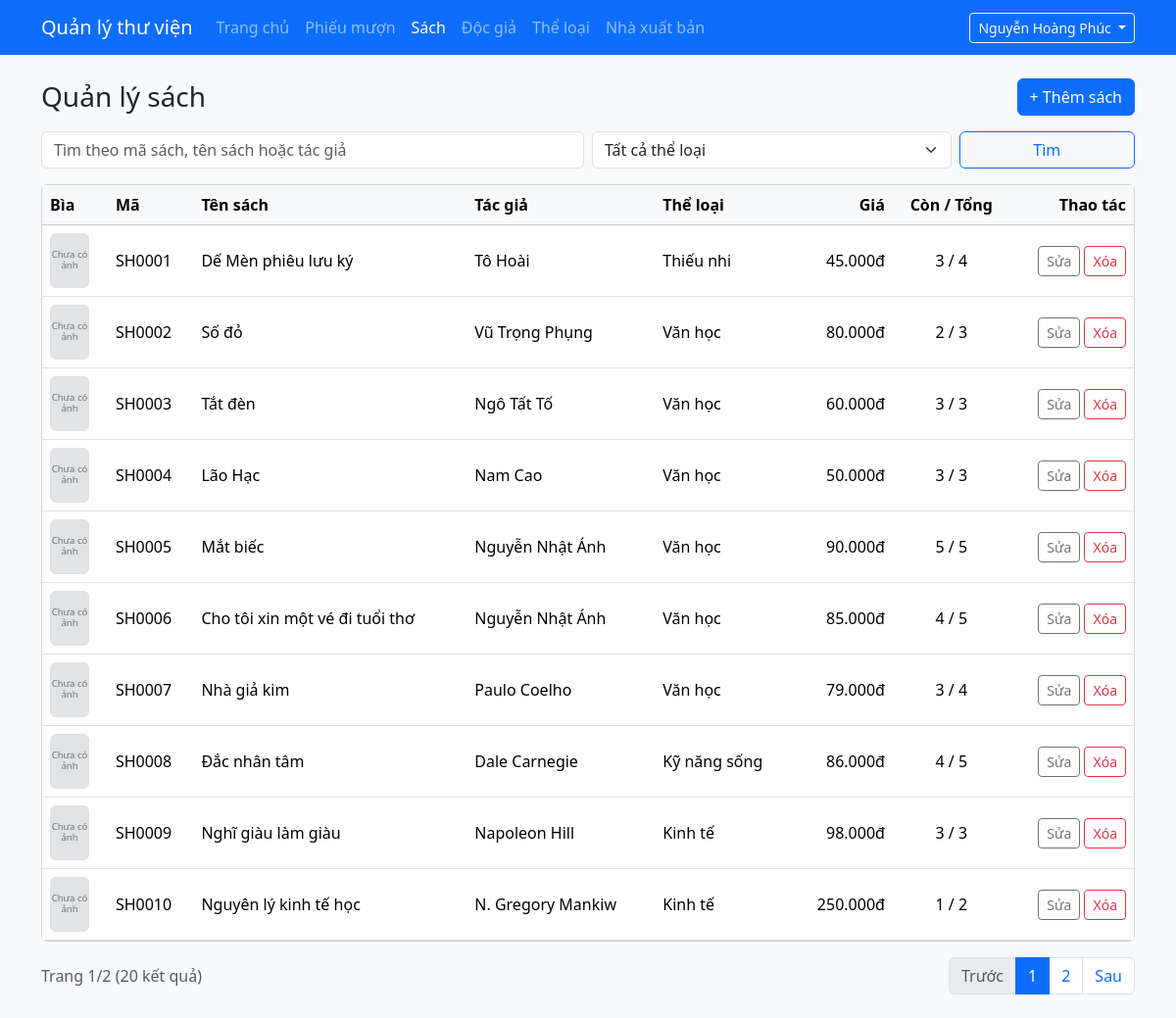
The page /admin/sach.php (signed in) on the database its author committed.
### tables this page shows
CREATE TABLE sach (
  id            INT UNSIGNED NOT NULL AUTO_INCREMENT PRIMARY KEY,
  ma_sach       VARCHAR(20)  NOT NULL UNIQUE,
  ten_sach      VARCHAR(200) NOT NULL,
  tac_gia       VARCHAR(150) NOT NULL,
  id_theloai    INT UNSIGNED NOT NULL,
  id_nxb        INT UNSIGNED NOT NULL,
  nam_xuat_ban  SMALLINT UNSIGNED NULL,
  so_trang      SMALLINT UNSIGNED NULL,
  gia_tien      DECIMAL(12,0) NOT NULL DEFAULT 0,    
  hinh_bia      VARCHAR(255) NULL,                   
  so_luong      INT UNSIGNED NOT NULL DEFAULT 1,     
  so_con_lai    INT UNSIGNED NOT NULL DEFAULT 1,     
  mo_ta         TEXT NULL,
  CONSTRAINT fk_sach_theloai FOREIGN KEY (id_theloai) REFERENCES theloai(id),
  CONSTRAINT fk_sach_nxb     FOREIGN KEY (id_nxb)     REFERENCES nhaxuatban(id),
  CHECK (gia_tien >= 0),
  CHECK (so_con_lai <= so_luong),                    
  INDEX idx_sach_ten (ten_sach)                      
);

CREATE TABLE theloai (
  id          INT UNSIGNED NOT NULL AUTO_INCREMENT PRIMARY KEY,
  ten_theloai VARCHAR(100) NOT NULL UNIQUE
);

### includes/helpers.php (called while the page is built, shortened)
<?php
function e($chuoi): string
{
    return htmlspecialchars((string) $chuoi, ENT_QUOTES | ENT_SUBSTITUTE, 'UTF-8');
}
function layChuoiGet(string $ten): string
{
    $giaTri = $_GET[$ten] ?? '';
    return is_string($giaTri) ? trim($giaTri) : '';
}

### includes/csdl.php (called while the page is built, shortened)
<?php
function truyVan(mysqli $conn, string $sql, string $kieu = '', array $thamSo = []): mysqli_stmt
{
    $stmt = mysqli_prepare($conn, $sql);
    if ($kieu !== '') {
        mysqli_stmt_bind_param($stmt, $kieu, ...$thamSo);
    }
    mysqli_stmt_execute($stmt);
    return $stmt;
}

### includes/anh-bia.php (called while the page is built, shortened)
<?php
function laDuongDanAnhBia(?string $duongDan): bool
{
    if ($duongDan === null) {
        return false;
    }
    return preg_match('#^' . ANH_BIA_THU_MUC . '/[a-f0-9]{32}\.(jpg|png|webp)$#', $duongDan) === 1;
}
function urlAnhBia(?string $duongDan): ?string
{
    if (!laDuongDanAnhBia($duongDan)) {
        return null;
    }
    return '../' . $duongDan;
}

### admin/sach.php (the view, shortened to what this page needs)
<?php
require_once __DIR__ . '/../includes/khoi-tao-admin.php';
require_once __DIR__ . '/../includes/anh-bia.php';
$soDongMoiTrang = 10;
$tuKhoa    = layChuoiGet('q');
$idTheLoai = filter_var(layChuoiGet('theloai'), FILTER_VALIDATE_INT);
$idTheLoai = ($idTheLoai !== false && $idTheLoai > 0) ? $idTheLoai : 0;
$pageNum   = filter_var(layChuoiGet('page'), FILTER_VALIDATE_INT);
$pageNum   = ($pageNum !== false && $pageNum > 0) ? $pageNum : 1;
$dieuKien = [];
$kieu     = '';
$thamSo   = [];
$menhDeWhere = count($dieuKien) > 0 ? 'WHERE ' . implode(' AND ', $dieuKien) : '';
$stmt    = truyVan($conn, "SELECT COUNT(*) FROM sach s $menhDeWhere", $kieu, $thamSo);
$numRows = (int) mysqli_fetch_row(mysqli_stmt_get_result($stmt))[0];
$maxPage = max(1, (int) ceil($numRows / $soDongMoiTrang));
$pageNum = min($pageNum, $maxPage);
$offset  = ($pageNum - 1) * $soDongMoiTrang;
$sql = "SELECT s.id, s.ma_sach, s.ten_sach, s.tac_gia, s.gia_tien, s.so_luong, s.so_con_lai, s.hinh_bia,
               tl.ten_theloai, nxb.ten_nxb
        FROM sach s
        JOIN theloai tl    ON tl.id = s.id_theloai
        JOIN nhaxuatban nxb ON nxb.id = s.id_nxb
        $menhDeWhere
        ORDER BY s.ma_sach
        LIMIT ? OFFSET ?";
$stmt = truyVan(
    $conn,
    $sql,
    $kieu . 'ii',
    array_merge($thamSo, [$soDongMoiTrang, $offset])
);
$ketQua = mysqli_stmt_get_result($stmt);
$dsSach = mysqli_fetch_all($ketQua, MYSQLI_ASSOC);
function lienKetTrang(int $page, string $tuKhoa, int $idTheLoai): string
{
    $thamSoUrl = ['page' => $page];
    return '?' . e(http_build_query($thamSoUrl));
}
require __DIR__ . '/../includes/admin-dau.php';
?>
<div class="d-flex flex-wrap justify-content-between align-items-center mb-3 gap-2">
    <h1 class="h3 mb-0">Quản lý sách</h1>
    <a href="sach-form.php" class="btn btn-primary">+ Thêm sách</a>
</div>
<form method="get" class="row g-2 mb-3">
    <div class="col-12 col-md-6">
        <input type="text" class="form-control" name="q" value="<?= e($tuKhoa) ?>"
               placeholder="Tìm theo mã sách, tên sách hoặc tác giả">
    </div>
    <div class="col-8 col-md-4">
        <select class="form-select" name="theloai">
            <option value="0">Tất cả thể loại</option>
        </select>
    </div>
    <div class="col-4 col-md-2 d-grid">
        <button type="submit" class="btn btn-outline-primary">Tìm</button>
    </div>
</form>
<div class="card">
    <div class="table-responsive">
        <table class="table table-hover align-middle mb-0">
            <thead class="table-light">
                <tr>
                    <th>Bìa</th>
                    <th>Mã</th>
                    <th>Tên sách</th>
                    <th>Tác giả</th>
                    <th>Thể loại</th>
                    <th class="text-end">Giá</th>
                    <th class="text-center">Còn / Tổng</th>
                    <th class="text-end">Thao tác</th>
                </tr>
            </thead>
            <tbody>
            <?php foreach ($dsSach as $sach): ?>
                <?php $urlAnh = urlAnhBia($sach['hinh_bia']); ?>
                <tr>
                    <td>
                        <?php if ($urlAnh !== null): ?>
                            <img src="<?= e($urlAnh) ?>" alt="Bìa <?= e($sach['ten_sach']) ?>" class="rounded border"
                                 style="width:40px;height:56px;object-fit:cover">
                        <?php else: ?>
                            <div class="rounded border bg-secondary-subtle text-secondary d-flex align-items-center justify-content-center text-center"
                                 style="width:40px;height:56px;font-size:.6rem;line-height:1.1">Chưa có ảnh</div>
                        <?php endif; ?>
                    </td>
                    <td><?= e($sach['ma_sach']) ?></td>
                    <td><?= e($sach['ten_sach']) ?></td>
                    <td><?= e($sach['tac_gia']) ?></td>
                    <td><?= e($sach['ten_theloai']) ?></td>
                    <td class="text-end"><?= e(number_format((float) $sach['gia_tien'], 0, ',', '.')) ?>đ</td>
                    <td class="text-center">
                        <?php if ((int) $sach['so_con_lai'] === 0): ?>
                            <span class="badge text-bg-danger">Hết (0/<?= (int) $sach['so_luong'] ?>)</span>
                        <?php else: ?>
                            <?= (int) $sach['so_con_lai'] ?> / <?= (int) $sach['so_luong'] ?>
                        <?php endif; ?>
                    </td>
                    <td class="text-end text-nowrap">
                        <a href="sach-form.php?id=<?= (int) $sach['id'] ?>" class="btn btn-sm btn-outline-secondary">Sửa</a>
                        <form method="post" action="sach-xoa.php" class="d-inline"
                              onsubmit="return confirm('Xóa cuốn sách này?');">
                            <button type="submit" class="btn btn-sm btn-outline-danger">Xóa</button>
                        </form>
                    </td>
                </tr>
            <?php endforeach; ?>
            </tbody>
        </table>
    </div>
</div>
<div class="d-flex flex-wrap justify-content-between align-items-center mt-3 gap-2">
    <div class="text-muted">Trang <?= $pageNum ?>/<?= $maxPage ?> (<?= $numRows ?> kết quả)</div>
    <?php if ($maxPage > 1): ?>
    <nav aria-label="Phân trang">
        <ul class="pagination mb-0">
            <li class="page-item<?= $pageNum <= 1 ? ' disabled' : '' ?>">
                <a class="page-link" href="<?= lienKetTrang(max(1, $pageNum - 1), $tuKhoa, $idTheLoai) ?>">Trước</a>
            </li>
            <?php for ($i = max(1, $pageNum - 2); $i <= min($maxPage, $pageNum + 2); $i++): ?>
                <li class="page-item<?= $i === $pageNum ? ' active' : '' ?>">
                    <a class="page-link" href="<?= lienKetTrang($i, $tuKhoa, $idTheLoai) ?>"><?= $i ?></a>
                </li>
            <?php endfor; ?>
            <li class="page-item<?= $pageNum >= $maxPage ? ' disabled' : '' ?>">
                <a class="page-link" href="<?= lienKetTrang(min($maxPage, $pageNum + 1), $tuKhoa, $idTheLoai) ?>">Sau</a>
            </li>
        </ul>
    </nav>
    <?php endif; ?>
</div>
<?php require __DIR__ . '/../includes/admin-cuoi.php'; ?>

### rows shown on the page
sach: ma_sach "SH0001", ten_sach "Dế Mèn phiêu lưu ký", tac_gia "Tô Hoài", id_theloai.ten_theloai "Thiếu nhi", gia_tien "45.000", so_con_lai "3", so_luong "4"
sach: ma_sach "SH0002", ten_sach "Số đỏ", tac_gia "Vũ Trọng Phụng", id_theloai.ten_theloai "Văn học", gia_tien "80.000", so_con_lai "2", so_luong "3"
sach: ma_sach "SH0003", ten_sach "Tắt đèn", tac_gia "Ngô Tất Tố", id_theloai.ten_theloai "Văn học", gia_tien "60.000", so_con_lai "3", so_luong "3"
sach: ma_sach "SH0004", ten_sach "Lão Hạc", tac_gia "Nam Cao", id_theloai.ten_theloai "Văn học", gia_tien "50.000", so_con_lai "3", so_luong "3"
sach: ma_sach "SH0005", ten_sach "Mắt biếc", tac_gia "Nguyễn Nhật Ánh", id_theloai.ten_theloai "Văn học", gia_tien "90.000", so_con_lai "5", so_luong "5"
sach: ma_sach "SH0006", ten_sach "Cho tôi xin một vé đi tuổi thơ", tac_gia "Nguyễn Nhật Ánh", id_theloai.ten_theloai "Văn học", gia_tien "85.000", so_con_lai "4", so_luong "5"
sach: ma_sach "SH0007", ten_sach "Nhà giả kim", tac_gia "Paulo Coelho", id_theloai.ten_theloai "Văn học", gia_tien "79.000", so_con_lai "3", so_luong "4"
sach: ma_sach "SH0008", ten_sach "Đắc nhân tâm", tac_gia "Dale Carnegie", id_theloai.ten_theloai "Kỹ năng sống", gia_tien "86.000", so_con_lai "4", so_luong "5"
sach: ma_sach "SH0009", ten_sach "Nghĩ giàu làm giàu", tac_gia "Napoleon Hill", id_theloai.ten_theloai "Kinh tế", gia_tien "98.000", so_con_lai "3", so_luong "3"
sach: ma_sach "SH0010", ten_sach "Nguyên lý kinh tế học", tac_gia "N. Gregory Mankiw", id_theloai.ten_theloai "Kinh tế", gia_tien "250.000", so_con_lai "1", so_luong "2"

### other values the page prints
$nhanVien['ho_ten'] "Nguyễn Hoàng Phúc"
$pageNum "1"
$maxPage "2"
$numRows "20"
